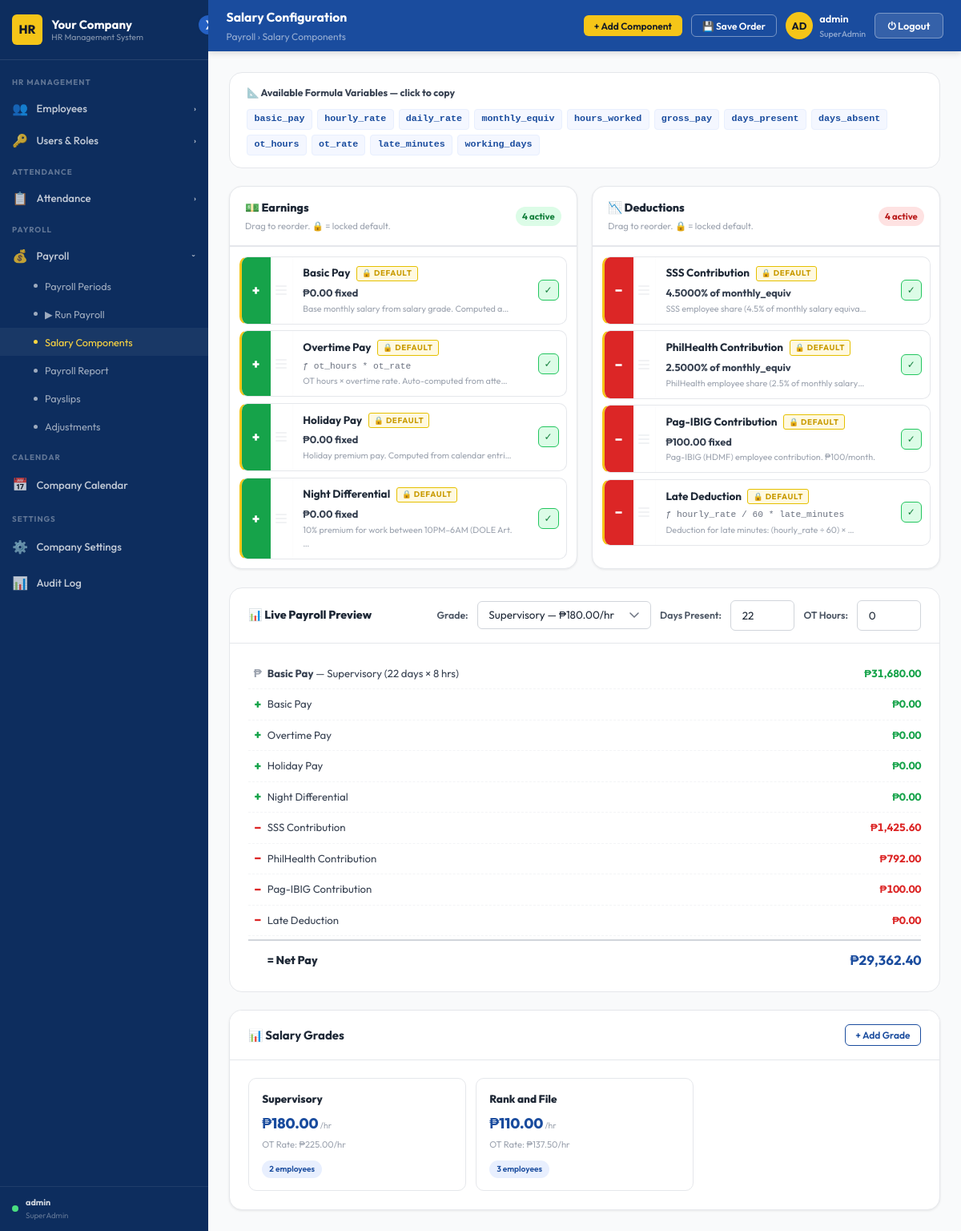
The app's page /payroll/components/ (signed in) with its own data.
### payroll/models.py (models this page shows, shortened)
class PayrollComponent(models.Model):
    TYPE_CHOICES = [('earning', 'Earning'), ('deduction', 'Deduction')]
    CALC_TYPES   = [
        ('fixed',      'Fixed Amount'),
        ('percentage', 'Percentage of Variable'),
        ('formula',    'Custom Formula'),
    ]
    OPERATOR_CHOICES = [
        ('+', 'Add (+)'),
        ('-', 'Subtract (−)'),
        ('*', 'Multiply (×)'),
        ('/', 'Divide (÷)'),
    ]
    name             = models.CharField(max_length=150)
    type             = models.CharField(max_length=20, choices=TYPE_CHOICES)
    operator         = models.CharField(max_length=1, choices=OPERATOR_CHOICES, default='+')  # NEW
    calculation_type = models.CharField(max_length=20, choices=CALC_TYPES, default='fixed')
    default_value    = models.DecimalField(max_digits=14, decimal_places=4, default=0)
    pct_base         = models.CharField(max_length=50, blank=True, default='basic_pay')       # NEW
    formula          = models.CharField(max_length=500, blank=True)
    description      = models.TextField(blank=True)                                           # NEW (was CharField)
    is_active        = models.BooleanField(default=True)
    is_locked        = models.BooleanField(default=False)                                     # NEW
    sort_order       = models.PositiveIntegerField(default=0)
    created_at       = models.DateTimeField(auto_now_add=True)
    class Meta:
        ordering = ['sort_order', 'id']

### employees/models.py (models this page shows, shortened)
class SalaryGrade(models.Model):
    name          = models.CharField(max_length=100)
    hourly_rate   = models.DecimalField(max_digits=10, decimal_places=4, default=0)
    overtime_rate = models.DecimalField(max_digits=10, decimal_places=4, default=0)
    base_salary   = models.DecimalField(max_digits=12, decimal_places=2, default=0)
    created_at    = models.DateTimeField(auto_now_add=True)

### payroll/views.py (the view)
# urls.py: path('components/',                     views.salary_components,          name='components'),
@admin_required(roles={'SuperAdmin', 'HRAdmin'})
def salary_components(request):
    _seed_default_components()
    earnings   = PayrollComponent.objects.filter(type='earning').order_by('sort_order', 'id')
    deductions = PayrollComponent.objects.filter(type='deduction').order_by('sort_order', 'id')
    salary_grades = SalaryGrade.objects.annotate(employees_count=Count('employee'))
    all_comps = []
    for c in PayrollComponent.objects.filter(is_active=True).order_by('sort_order', 'id'):
        all_comps.append({
            'id':               c.id,
            'name':             c.name,
            'type':             c.type,
            'operator':         getattr(c, 'operator', '+') or '+',
            'calculation_type': c.calculation_type,
            'default_value':    float(c.default_value) if c.default_value else 0.0,
            'pct_base':         getattr(c, 'pct_base', 'monthly_equiv') or 'monthly_equiv',
            'formula':          getattr(c, 'formula', '') or '',
            'is_locked':        getattr(c, 'is_locked', False),
            'description':      getattr(c, 'description', '') or '',
        })
    return render(request, 'hrms/salary_config.html', {
        'earnings':         earnings,
        'deductions':       deductions,
        'salary_grades':    salary_grades,
        'components_json':    json.dumps(all_comps),
        'formula_variables':  FORMULA_VARIABLES,
        'variables_json':     json.dumps({v['name']: v['description'] for v in FORMULA_VARIABLES}),
        **_branding(),
    })

### templates/hrms/salary_config.html (shortened to what this page needs)
{% extends "hrms/admin_base.html" %}
{% load static %}
{% block page_title %}Salary Configuration{% endblock %}
{% block breadcrumb %}Payroll › Salary Components{% endblock %}
{% block header_actions %}
  <button class="btn btn-gold btn-sm" onclick="openModal('add-component-modal')">+ Add Component</button>
  <button class="btn btn-outline btn-sm"
          style="color:var(--white);border-color:rgba(255,255,255,.4);"
          onclick="saveOrder()">💾 Save Order</button>
{% endblock %}
{% block content %}
<div class="salary-page">
  <div class="var-ref">
    <h4>📐 Available Formula Variables — click to copy</h4>
    <div class="var-chips">
      {% for v in formula_variables %}
      <span class="var-chip" onclick="copyVar('{{ v.name }}')" title="{{ v.description }}">{{ v.name }}</span>
      {% endfor %}
    </div>
  </div>
  <div class="salary-cols">
    <div class="card">
      <div class="col-head">
        <div>
          <h3>💵 Earnings</h3>
          <div style="font-size:.75rem;color:var(--gray-400);margin-top:.15rem;">Drag to reorder. 🔒 = locked default.</div>
        </div>
        <span class="col-count earn" id="earn-count">0</span>
      </div>
      <div class="drag-zone" id="zone-earning" data-type="earning"
           ondragover="onOver(event,this)" ondrop="onDrop(event,this)" ondragleave="onLeave(this)">
        {% for c in earnings %}
        {% include "hrms/partials/comp_card.html" with comp=c %}
        {% empty %}
        <div style="text-align:center;padding:2rem;color:var(--gray-400);font-size:.85rem;">
          No earnings components.
          <button class="btn btn-outline btn-sm" style="display:block;margin:.75rem auto 0;"
                  onclick="openAddModal('earning')">+ Add Earning</button>
        </div>
        {% endfor %}
      </div>
    </div>
    <div class="card">
      <div class="col-head">
        <div>
          <h3>📉 Deductions</h3>
          <div style="font-size:.75rem;color:var(--gray-400);margin-top:.15rem;">Drag to reorder. 🔒 = locked default.</div>
        </div>
        <span class="col-count deduct" id="deduct-count">0</span>
      </div>
      <div class="drag-zone" id="zone-deduction" data-type="deduction"
           ondragover="onOver(event,this)" ondrop="onDrop(event,this)" ondragleave="onLeave(this)">
        {% for c in deductions %}
        {% include "hrms/partials/comp_card.html" with comp=c %}
        {% empty %}
        <div style="text-align:center;padding:2rem;color:var(--gray-400);font-size:.85rem;">
          No deduction components.
          <button class="btn btn-outline btn-sm" style="display:block;margin:.75rem auto 0;"
                  onclick="openAddModal('deduction')">+ Add Deduction</button>
        </div>
        {% endfor %}
      </div>
    </div>
  </div>
  <div class="preview-card">
    <div class="preview-header">
      <h3>📊 Live Payroll Preview</h3>
      <div style="display:flex;align-items:center;gap:.75rem;flex-wrap:wrap;">
        <label style="font-size:.82rem;font-weight:600;color:var(--gray-600);">Grade:</label>
        <select class="form-control preview-grade-sel" id="preview-grade" onchange="runPreview()">
          {% for sg in salary_grades %}
          <option value="{{ sg.hourly_rate }}" data-name="{{ sg.name }}">
            {{ sg.name }} — ₱{{ sg.hourly_rate|floatformat:"2g" }}/hr
          </option>
          {% endfor %}
        </select>
        <label style="font-size:.82rem;font-weight:600;color:var(--gray-600);">Days Present:</label>
        <input type="number" id="preview-days" value="22" min="0" max="31"
               class="form-control" style="width:80px;" oninput="runPreview()">
        <label style="font-size:.82rem;font-weight:600;color:var(--gray-600);">OT Hours:</label>
        <input type="number" id="preview-ot" value="0" min="0" step="0.5"
               class="form-control" style="width:80px;" oninput="runPreview()">
      </div>
    </div>
    <div class="preview-body" id="preview-body">
      </div>
  </div>
  <div class="card">
    <div class="card-header">
      <h3>📊 Salary Grades</h3>
      <button class="btn btn-outline btn-sm" onclick="openModal('add-grade-modal')">+ Add Grade</button>
    </div>
    <div class="card-body">
      <div class="grades-grid">
        {% for sg in salary_grades %}
        <div class="grade-card" onclick="editGrade({{ sg.id }}, '{{ sg.name|escapejs }}', '{{ sg.hourly_rate }}', '{{ sg.overtime_rate }}')">
          <h4>{{ sg.name }}</h4>
          <div class="grade-salary">₱{{ sg.hourly_rate|floatformat:"2g" }}<span style="font-size:.7rem;color:var(--gray-400);font-weight:400;"> /hr</span></div>
          <div class="grade-sub">OT Rate: ₱{{ sg.overtime_rate|floatformat:"2g" }}/hr</div>
          <div style="margin-top:.5rem;">
            <span class="badge badge-blue" style="font-size:.68rem;">{{ sg.employees_count|default:0 }} employees</span>
          </div>
        </div>
        {% empty %}
        <p class="text-sm text-gray">No salary grades yet.</p>
        {% endfor %}
      </div>
    </div>
  </div>
</div>
{% endblock %}

### templates/hrms/admin_base.html (shortened to what this page needs)
{% load static %}
<!DOCTYPE html>
<html lang="en">
<head>
  <link rel="stylesheet" href="{% static 'css/base.css' %}"/>
</head>
<body>
<div class="admin-layout">
  <aside class="sidebar" id="sidebar">
    <button class="sidebar-toggle" id="sidebar-toggle" title="Toggle Sidebar">❯</button>
    <div class="sidebar-logo">
      <div class="logo-mark" id="logo-mark">
        {% if company_logo %}
          <img src="{{ company_logo }}" alt="Logo"
               style="width:100%;height:100%;object-fit:cover;border-radius:var(--radius-sm);">
        {% else %}
          {{ company_initials|default:"HR" }}
        {% endif %}
      </div>
      <div class="logo-text">
        {{ company_name|default:"Your Company" }}
        <span>HR Management System</span>
      </div>
    </div>
    <nav class="sidebar-nav" id="sidebar-nav">
      <div class="nav-section">
        <div class="nav-section-label">HR Management</div>
        <button class="nav-group-toggle" data-group="nav-hr">
          <span class="icon">👥</span><span class="label">Employees</span><span class="chevron">›</span>
        </button>
        {% if is_super_admin %}
        <button class="nav-group-toggle" data-group="nav-users">
          <span class="icon">🔑</span><span class="label">Users & Roles</span><span class="chevron">›</span>
        </button>
        {% endif %}
      </div>
      <div class="nav-section">
        <div class="nav-section-label">Attendance</div>
        <button class="nav-group-toggle" data-group="nav-att">
          <span class="icon">📋</span><span class="label">Attendance</span><span class="chevron">›</span>
        </button>
      </div>
      <div class="nav-section">
        <div class="nav-section-label">Payroll</div>
        <button class="nav-group-toggle" data-group="nav-payroll">
          <span class="icon">💰</span><span class="label">Payroll</span><span class="chevron">›</span>
        </button>
        <div class="nav-submenu" id="nav-payroll">
          <a href="{% url 'payroll:periods' %}">Payroll Periods</a>
          {% if is_hr_admin %}
          <a href="{% url 'payroll:run' %}">▶ Run Payroll</a>
          {% endif %}
          <a href="{% url 'payroll:components' %}">Salary Components</a>
          <a href="{% url 'payroll:report' %}">Payroll Report</a>
          <a href="{% url 'payroll:payslips' %}">Payslips</a>
          <a href="{% url 'payroll:adjustments' %}">Adjustments</a>
        </div>
      </div>
      <div class="nav-section">
        <div class="nav-section-label">Calendar</div>
        <a class="nav-link" href="{% url 'calendar_app:index' %}">
          <span class="icon">📅</span><span class="label">Company Calendar</span>
        </a>
      </div>
      {% if is_super_admin %}
      <div class="nav-section">
        <div class="nav-section-label">Settings</div>
        <a class="nav-link" href="{% url 'employees:company_settings' %}">
          <span class="icon">⚙️</span><span class="label">Company Settings</span>
        </a>
        <a class="nav-link" href="{% url 'accounts:audit_log' %}">
          <span class="icon">📊</span><span class="label">Audit Log</span>
        </a>
      </div>
      {% endif %}
    </nav>
    <div style="padding:.75rem 1rem;border-top:1px solid rgba(255,255,255,.08);
                display:flex;align-items:center;gap:.6rem;">
      <div style="width:8px;height:8px;border-radius:50%;background:#4ADE80;flex-shrink:0;"></div>
      <div style="overflow:hidden;">
        <div style="font-size:.72rem;font-weight:700;color:rgba(255,255,255,.8);
                    white-space:nowrap;overflow:hidden;text-overflow:ellipsis;">
          {{ request.user.get_full_name|default:request.user.username }}
        </div>
        <div style="font-size:.65rem;color:rgba(255,255,255,.35);">
          {% if user_role %}{{ user_role.name }}{% else %}No Role{% endif %}
        </div>
      </div>
    </div>
  </aside>
  <div style="flex:1;display:flex;flex-direction:column;">
    <header class="admin-header" id="admin-header">
      <div>
        <div class="header-title">{% block page_title %}Dashboard{% endblock %}</div>
        <div class="header-breadcrumb">{% block breadcrumb %}Home{% endblock %}</div>
      </div>
      <div class="header-right">
        {% block header_actions %}{% endblock %}
        <div class="header-user">
          <div class="header-avatar">{{ request.user.username|slice:":2"|upper }}</div>
          <div>
            <div style="font-size:.85rem;font-weight:600;color:var(--white);">
              {{ request.user.get_full_name|default:request.user.username }}
            </div>
            {% if user_role %}
            <div style="font-size:.7rem;color:rgba(255,255,255,.5);">
              {{ user_role.name }}
            </div>
            {% endif %}
          </div>
        </div>
        <button class="btn-logout" onclick="confirmLogout()">⏻ Logout</button>
      </div>
    </header>
    <main class="admin-content" id="admin-content">
      {% block content %}{% endblock %}
    </main>
  </div>
</div>
</body>
</html>

### templates/hrms/partials/comp_card.html (shortened to what this page needs)
{% load static %}
{% with op=comp.operator|default:'+' %}
<div class="comp-card {% if not comp.is_active %}inactive{% endif %} {% if comp.is_locked %}locked{% endif %}"
     id="comp-{{ comp.id }}"
     data-id="{{ comp.id }}"
     draggable="{% if not comp.is_locked %}true{% else %}false{% endif %}"
     ondragstart="onStart(event, this)"
     ondragend="onEnd(event, this)">
  <div class="comp-op
    {% if op == '+' %}plus
    {% elif op == '-' %}minus
    {% elif op == '*' %}times
    {% elif op == '/' %}divide
    {% endif %}">
    {% if op == '+' %}+
    {% elif op == '-' %}−
    {% elif op == '*' %}×
    {% elif op == '/' %}÷
    {% else %}+{% endif %}
  </div>
  <div class="comp-drag" title="{% if comp.is_locked %}Locked — cannot reorder{% else %}Drag to reorder{% endif %}">
    <span></span><span></span><span></span>
  </div>
  <div class="comp-body">
    <div class="comp-name-row">
      <span class="comp-name">{{ comp.name }}</span>
      {% if comp.is_locked %}
        <span class="comp-locked-badge">🔒 Default</span>
      {% endif %}
    </div>
    {% if comp.calculation_type == 'fixed' %}
      <div class="comp-value">₱{{ comp.default_value|floatformat:"2g" }} fixed</div>
    {% elif comp.calculation_type == 'percentage' %}
      <div class="comp-value">{{ comp.default_value|floatformat:"4g" }}% of {{ comp.pct_base|default:'basic_pay' }}</div>
    {% elif comp.calculation_type == 'formula' %}
      <div class="comp-formula" title="{{ comp.formula }}">ƒ {{ comp.formula|truncatechars:45 }}</div>
    {% endif %}
    {% if comp.description %}
      <div style="font-size:.72rem;color:var(--gray-400);margin-top:.1rem;">{{ comp.description|truncatechars:50 }}</div>
    {% endif %}
  </div>
  <div class="comp-actions">
    <button class="comp-toggle-btn {% if comp.is_active %}on{% else %}off{% endif %}"
            title="{% if comp.is_active %}Active — click to disable{% else %}Inactive — click to enable{% endif %}"
            onclick="toggleComp({{ comp.id }}, this)"
            {% if comp.is_locked %}disabled title="Default components cannot be disabled"{% endif %}>
      {% if comp.is_active %}✓{% else %}✗{% endif %}
    </button>
  </div>
</div>
{% endwith %}

### records on screen
PayrollComponent: name "Basic Pay", is_locked "🔒 DEFAULT", default_value "0.00", description "Base monthly salary from salary grade. Computed a…"
PayrollComponent: name "Overtime Pay", is_locked "🔒 DEFAULT", formula "ot_hours * ot_rate", description "OT hours × overtime rate. Auto-computed from atte…"
PayrollComponent: name "Holiday Pay", is_locked "🔒 DEFAULT", default_value "0.00", description "Holiday premium pay. Computed from calendar entri…"
PayrollComponent: name "Night Differential", is_locked "🔒 DEFAULT", default_value "0.00", description "10% premium for work between 10PM–6AM (DOLE Art. …"
PayrollComponent: name "SSS Contribution", is_locked "🔒 DEFAULT", default_value "4.5000", pct_base "monthly_equiv", description "SSS employee share (4.5% of monthly salary equiva…"
PayrollComponent: name "PhilHealth Contribution", is_locked "🔒 DEFAULT", default_value "2.5000", pct_base "monthly_equiv", description "PhilHealth employee share (2.5% of monthly salary…"
PayrollComponent: name "Pag-IBIG Contribution", is_locked "🔒 DEFAULT", default_value "100.00", description "Pag-IBIG (HDMF) employee contribution. ₱100/month."
PayrollComponent: name "Late Deduction", is_locked "🔒 DEFAULT", formula "hourly_rate / 60 * late_minutes", description "Deduction for late minutes: (hourly_rate ÷ 60) × …"
SalaryGrade: name "Supervisory", hourly_rate "180.00", overtime_rate "225.00", employees_count "2"
SalaryGrade: name "Rank and File", hourly_rate "110.00", overtime_rate "137.50", employees_count "3"

### other values on screen
{{ company_initials|default:"HR" }} "HR"
{{ company_name|default:"Your Company" }} "Your Company"
{{ request.user.get_full_name|default:request.user.username }} "admin"
{{ user_role.name }} "SuperAdmin"
{{ request.user.username|slice:":2"|upper }} "AD"
{{ v.name }} "basic_pay" "hourly_rate" "daily_rate" "monthly_equiv" "hours_worked" "gross_pay" "days_present" "days_absent" "ot_hours" "ot_rate" "late_minutes" "working_days"
form field value "Supervisory — ₱180.00/hr"
